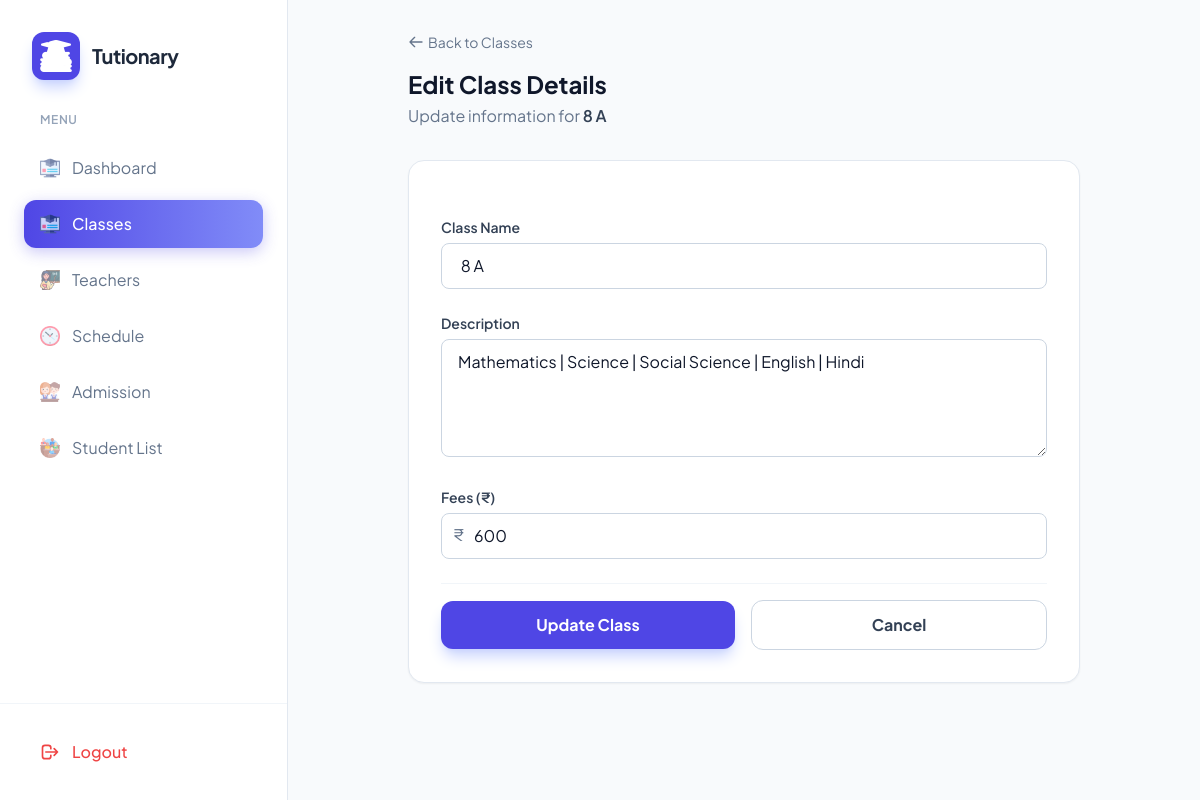
Page /edit_course/1/ on the committed database.
### stdapp/models.py (models this page shows, shortened)
class Class(models.Model):
    name=models.CharField(max_length=250)
    description=models.TextField()
    fees=models.IntegerField()

### stdapp/views.py (the view)
# urls.py: path('edit_course/<int:course_id>/', views.edit_course, name='edit_course'),
def edit_course(request, course_id):
    course = get_object_or_404(Class, id=course_id)
    if request.method == 'POST':
        course.name = request.POST.get('course')
        course.description = request.POST.get('description')
        course.fees = request.POST.get('fees')
        course.save()
        return redirect('addcourse')
    return render(request, 'edit_course.html', {'course': course})

### templates/edit_course.html (shortened to what this page needs)
{% load static %}
<!DOCTYPE html>
<html lang="en">
<head>
    <script src="https://cdn.tailwindcss.com"></script>
</head>
<body class="bg-slate-50 text-slate-900">
    <div class="flex h-screen overflow-hidden">
        <aside id="sidebar" class="fixed inset-y-0 left-0 z-50 w-72 bg-white border-r border-slate-200 transform -translate-x-full lg:translate-x-0 transition-transform duration-300 ease-in-out lg:static lg:inset-0">
            <div class="flex flex-col h-full">
                <div class="p-8">
                    <div class="flex items-center gap-3">
                        <div class="p-2 bg-indigo-600 rounded-xl shadow-lg shadow-indigo-200">
                            <img src="{% static 'image/education.png' %}" class="w-8 h-8 brightness-0 invert" alt="Logo">
                        </div>
                        <h2 class="text-xl font-bold tracking-tight text-slate-800">Tutionary</h2>
                    </div>
                </div>
                <nav class="flex-1 px-6 space-y-2 overflow-y-auto custom-scroll">
                    <p class="text-xs font-semibold text-slate-400 uppercase tracking-wider mb-4 px-4">Menu</p>
                    <a href="{% url 'index' %}" class="flex items-center gap-3 px-4 py-3 text-slate-500 hover:bg-slate-50 hover:text-indigo-600 rounded-xl transition-all duration-200">
                        <img src="{% static 'image/online-course.png' %}" class="w-5 h-5 opacity-60" alt=""> Dashboard
                    </a>
                    <a href="{% url 'addcourse' %}" class="flex items-center gap-3 px-4 py-3 rounded-xl sidebar-item-active font-medium">
                        <img src="{% static 'image/online-course.png' %}" class="w-5 h-5 opacity-80" alt=""> Classes
                    </a>
                    <a href="{% url 'addteacher' %}" class="flex items-center gap-3 px-4 py-3 text-slate-500 hover:bg-slate-50 hover:text-indigo-600 rounded-xl transition-all duration-200">
                        <img src="{% static 'image/female.png' %}" class="w-5 h-5 opacity-60" alt=""> Teachers
                    </a>
                    <a href="{% url 'addtime' %}" class="flex items-center gap-3 px-4 py-3 text-slate-500 hover:bg-slate-50 hover:text-indigo-600 rounded-xl transition-all duration-200">
                        <img src="{% static 'image/clock.png' %}" class="w-5 h-5 opacity-60" alt=""> Schedule
                    </a>
                    <a href="{% url 'addstudent' %}" class="flex items-center gap-3 px-4 py-3 text-slate-500 hover:bg-slate-50 hover:text-indigo-600 rounded-xl transition-all duration-200">
                        <img src="{% static 'image/students.png' %}" class="w-5 h-5 opacity-60" alt=""> Admission
                    </a>
                    <a href="{% url 'studentlist' %}" class="flex items-center gap-3 px-4 py-3 text-slate-500 hover:bg-slate-50 hover:text-indigo-600 rounded-xl transition-all duration-200">
                        <img src="{% static 'image/audience.png' %}" class="w-5 h-5 opacity-60" alt=""> Student List
                    </a>
                </nav>
                <div class="p-6 border-t border-slate-100">
                    <a href="{% url 'logout' %}" class="flex items-center gap-3 px-4 py-3 text-red-500 hover:bg-red-50 rounded-xl transition-all">
                        <svg class="w-5 h-5" fill="none" stroke="currentColor" viewBox="0 0 24 24"><path stroke-linecap="round" stroke-linejoin="round" stroke-width="2" d="M17 16l4-4m0 0l-4-4m4 4H7m6 4v1a3 3 0 01-3 3H6a3 3 0 01-3-3V7a3 3 0 013-3h4a3 3 0 013 3v1"></path></svg>
                        <span class="font-medium">Logout</span>
                    </a>
                </div>
            </div>
        </aside>
        <div class="flex-1 flex flex-col min-w-0 bg-slate-50 overflow-hidden">
            <main class="flex-1 overflow-y-auto p-4 lg:p-8 flex justify-center">
                <div class="w-full max-w-2xl">
                    <div class="mb-8">
                        <a href="{% url 'addcourse' %}" class="inline-flex items-center text-sm text-slate-500 hover:text-indigo-600 mb-4 transition-colors">
                            <svg class="w-4 h-4 mr-1" fill="none" stroke="currentColor" viewBox="0 0 24 24"><path stroke-linecap="round" stroke-linejoin="round" stroke-width="2" d="M10 19l-7-7m0 0l7-7m-7 7h18"></path></svg>
                            Back to Classes
                        </a>
                        <h1 class="text-2xl font-bold text-slate-900">Edit Class Details</h1>
                        <p class="text-slate-500 mt-1">Update information for <span class="font-semibold text-slate-700">{{ course.name }}</span></p>
                    </div>
                    <div class="bg-white rounded-2xl shadow-sm border border-slate-200 overflow-hidden">
                        <div class="p-6 md:p-8">
                            <form method="post" action="{% url 'edit_course' course.id %}" class="space-y-6">
                                <div>
                                    <label for="course" class="block text-sm font-semibold text-slate-700 mb-1.5">Class Name</label>
                                    <input type="text" id="course" name="course" value="{{ course.name }}" placeholder="e.g. Class 10 - Mathematics"
                                        class="form-input w-full px-4 py-2.5 rounded-lg border border-slate-300 focus:border-indigo-500 focus:outline-none transition-colors" required>
                                </div>
                                <div>
                                    <label for="description" class="block text-sm font-semibold text-slate-700 mb-1.5">Description</label>
                                    <textarea id="description" name="description" rows="4" placeholder="Enter course details..."
                                        class="form-input w-full px-4 py-2.5 rounded-lg border border-slate-300 focus:border-indigo-500 focus:outline-none transition-colors" required>{{ course.description }}</textarea>
                                </div>
                                <div>
                                    <label for="fees" class="block text-sm font-semibold text-slate-700 mb-1.5">Fees (₹)</label>
                                    <div class="relative">
                                        <span class="absolute left-3 top-2.5 text-slate-500">₹</span>
                                        <input type="number" id="fees" name="fees" value="{{ course.fees }}" placeholder="0.00"
                                            class="form-input w-full pl-8 pr-4 py-2.5 rounded-lg border border-slate-300 focus:border-indigo-500 focus:outline-none transition-colors" required>
                                    </div>
                                </div>
                                <div class="flex items-center gap-4 pt-4 border-t border-slate-100 mt-6">
                                    <button type="submit" class="flex-1 bg-indigo-600 text-white font-bold py-3 px-6 rounded-xl hover:bg-indigo-700 focus:ring-4 focus:ring-indigo-200 transition-all shadow-lg shadow-indigo-200">
                                        Update Class
                                    </button>
                                    <a href="{% url 'addcourse' %}" class="flex-1 text-center bg-white border border-slate-300 text-slate-700 font-bold py-3 px-6 rounded-xl hover:bg-slate-50 transition-all">
                                        Cancel
                                    </a>
                                </div>
                            </form>
                        </div>
                    </div>
                </div>
            </main>
        </div>
    </div>
</body>
</html>

### templates/edit_course.html (style rules this page uses)
body { font-family: 'Plus Jakarta Sans', sans-serif; }
.sidebar-item-active { background: linear-gradient(90deg, #4f46e5 0%, #818cf8 100%); color: white; box-shadow: 0 4px 15px rgba(79, 70, 229, 0.3); }

### rows in the picture
Class: name "8 A", course "8 A", description "Mathematics | Science | Social Science | English | Hindi", fees "600"
